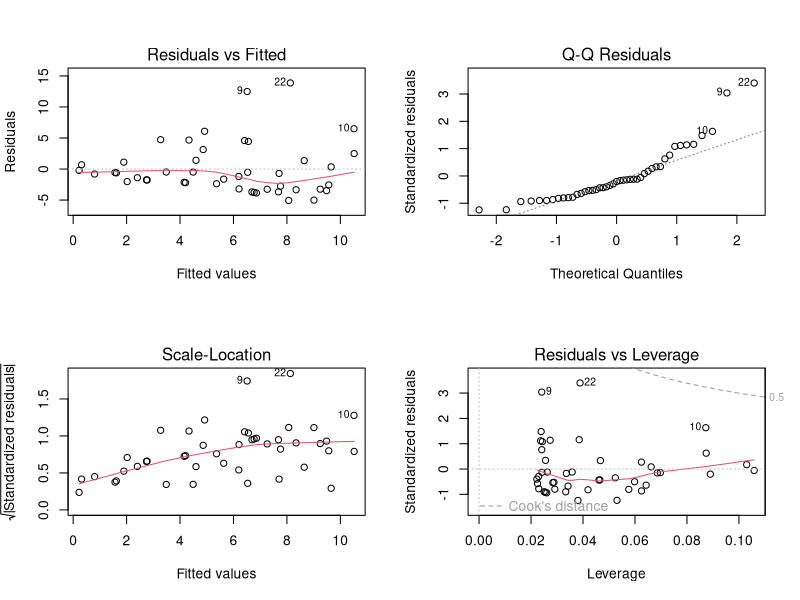
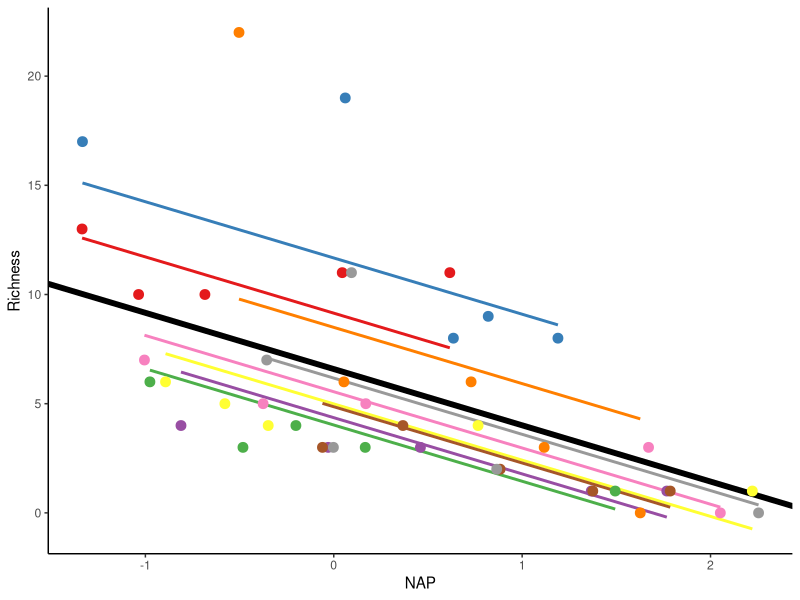
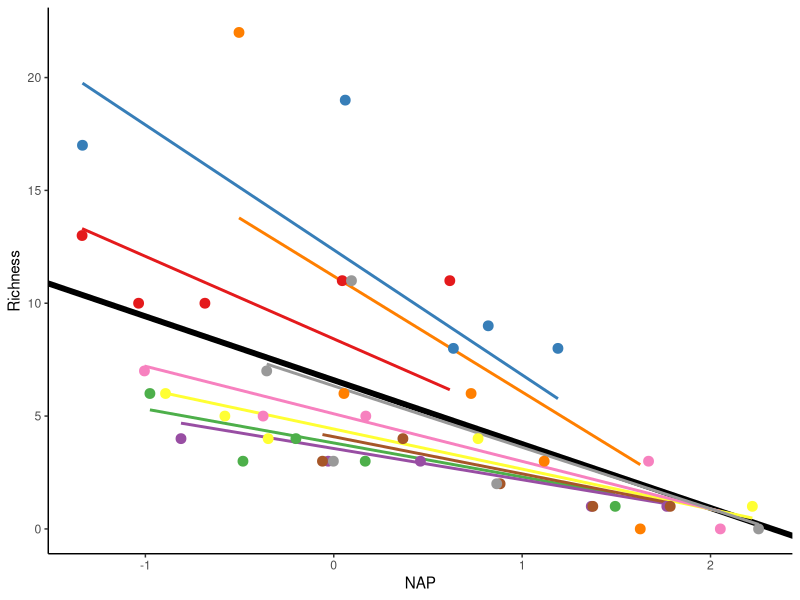
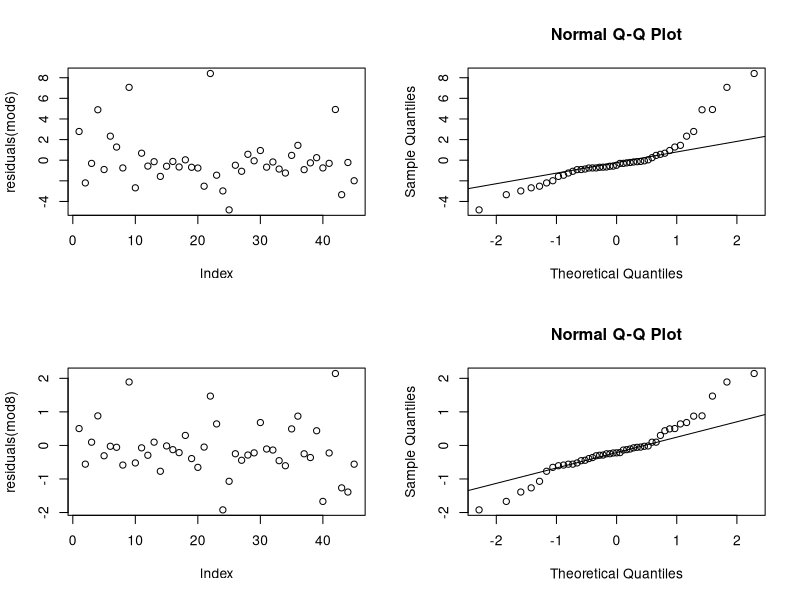

These charts were generated, in order, by the following R code:
## ---- chunk 1
knitr::opts_chunk$set(echo = TRUE, cache = TRUE)
knitr::opts_knit$set(root.dir="C:/Users/dieat/OneDrive/Documents/UNR/nres746/") 
## ---- chunk 2
#_____________________________________#
#     NRES 746, Fall 2021             #
#     Diethelm, McKinnon, Mizell     #
#     University of Nevada, Reno      #
#_____________________________________#


#_____________________________________#
####  Mixed Effects Models  (MEMs) ####
#_____________________________________#

## ---- chunk 3
##load packages
library(lme4) 
library(nlme)
library(glmmTMB)
library(ggplot2)
## ---- chunk 4
##RIKZ dataset

#as described in Zuur et al. (2007) and Zuur et al. (2009)

##download data to follow along:

#rikz_data <- "https://uoftcoders.github.io/rcourse/data/rikz_data.txt"

#download.file(rikz_data, "rikz_data.txt")

rikz_data  <- read.table("rikz_data.txt", header = TRUE, sep="\t")

## ---- chunk 5

rikz_data$Beach <- as.factor(rikz_data$Beach)
str(rikz_data)

##This code is adapted from: https://uoftcoders.github.io/rcourse/lec08-linear-mixed-effects-models.html#accounting_for_non-independence

# Start with a linear model:
lm1 <- lm(Richness~ NAP, data = rikz_data)
summary(lm1)

## ---- chunk 6

# Check model assumptions.
par(mfrow=c(2,2))
plot(lm1)

#The QQ plot looks okay, but first panel suggests that the model assumption for
#homogeneity is violated.

#Here we see an increasing variance in the residuals with increasing fitted
#values.

#For now, we will ignore these violations of the model assumptions to explore
#mixed-effects modelling strategies on untransformed data.

#Furthermore, we also know the observations in these data are not independent.
## ---- chunk 7

lm2 <- lm(Richness ~ NAP + Beach, data = rikz_data)
summary(lm2)

## ---- chunk 8
#Q: What is the influence of NAP on species richness, while accounting for
#variation within beaches?

# Although a Poison might work well here given that richness a count of species,
# we will use a Gaussian distribution to keep things simple

#The (1|Beach) is the random effect term, where the 1 denotes this is a
#random-intercept model and the term on the right of the | is a nominal variable
#(or factor) to be used as the random effect.

#This model is fit using maximum likelihood, rather than restricted maximal
#likelihood by specifying REML = FALSE

#If your data are balanced (i.e., similar sample sizes in each factor group) and
#your random effects are not nested, then you can set REML to FALSE to use
#maximum likelihood.


mem.intercept <- lmer(Richness ~ NAP + (1|Beach), data = rikz_data, REML = FALSE)

summary(mem.intercept)
## ---- chunk 9
# Let's plot the linear model for each beach, with a varying intercept only: 
rikz_data$fit_mem.intercept <- predict(mem.intercept)

ggplot(rikz_data, aes(x = NAP, y = Richness, colour = Beach)) +
    # Add fixed effect regression line (i.e. NAP)
    geom_abline(aes(intercept = `(Intercept)`, slope = NAP),
                size = 2,
                as.data.frame(t(fixef(mem.intercept)))) +
    # Add fitted values (i.e. regression) for each beach
    geom_line(aes(y = fit_mem.intercept), size = 1) +
    geom_point(size = 3) +
    theme_classic() +
    theme(legend.position = "none") +
    scale_colour_brewer(palette="Set1")
## ---- chunk 10

# Random intercept and slope model
mem_intslope <- lmer(Richness ~ NAP + (1 + NAP|Beach), 
                             data = rikz_data)

summary(mem_intslope)

## ---- chunk 11

# Let's plot the linear model for each beach, with a varying intercept AND slope: 
rikz_data$fit_IntSlope <- predict(mem_intslope)

ggplot(rikz_data, aes(x = NAP, y = Richness, colour = Beach)) +
    geom_abline(aes(intercept = `(Intercept)`, slope = NAP),
                size = 2,
                as.data.frame(t(fixef(mem_intslope)))) +
    geom_line(aes(y = fit_IntSlope), size = 1) +
    geom_point(size = 3) +
    theme_classic() +
    theme(legend.position = "none") +
    scale_colour_brewer(palette="Set1")

## ---- chunk 12

mod1 <- glmmTMB(Richness ~ NAP, data = rikz_data)
mod2 <- glmmTMB(Richness ~ NAP + (1|Beach), data = rikz_data)

#The relative fit of two nested models can be evaluated using a chi-square difference statistic:
anova(mod1, mod2, test="Chisq")
## ---- chunk 13
#First we want to try scaling our numeric predictor to help with convergence
NAP.sc <- scale(rikz_data$NAP, center = TRUE, scale = TRUE)

#this function calculates the mean and standard deviation of the entire vector,
#then scales each element by those values by subtracting the mean and dividing
#by the sd.

#REML=FALSE is particularly important for linear mixed model selection
mod5 <- lmer(Richness ~ NAP.sc  + (1|Beach), REML=FALSE, data = rikz_data)
summary(mod5)
#AIC = 249.8

mod6 <- lmer(Richness ~ NAP.sc + (1 + NAP|Beach), REML=FALSE, data = rikz_data)
summary(mod6)
#AIC = 246.7

anova(mod5, mod6)

## ---- chunk 14
# we still need check model fit
plot(residuals(mod6))
qqnorm(resid(mod6))# QQ-plot
qqline(resid(mod6))

## ---- chunk 15
#REML=FALSE does not work in generalized linear mixed model selection
#glmer() uses Maximum Likelihood (ML) as default rather than Restricted Maximum Likelihood (REML)

mod7 <- glmer(Richness ~ NAP.sc  + (1|Beach), family = poisson, data = rikz_data)
summary(mod7)
#AIC = 220.8

mod8 <- glmer(Richness ~ NAP.sc + (1 + NAP|Beach), family = poisson, data = rikz_data)
summary(mod8)
#AIC = 218.7

anova(mod7, mod8)

## ---- chunk 16
# we still need check model fit
plot(residuals(mod8))
qqnorm(resid(mod8))# QQ-plot
qqline(resid(mod8))
